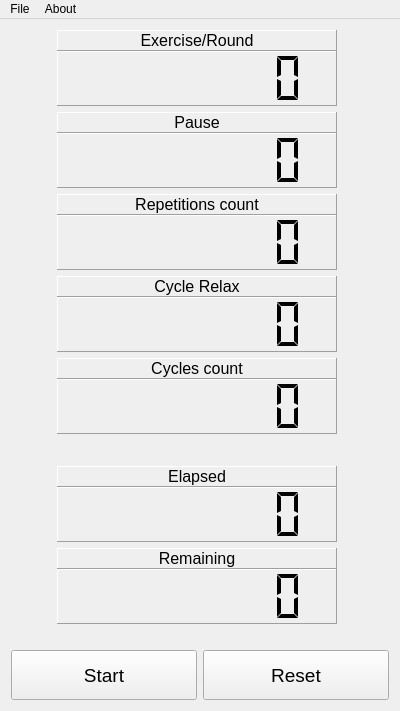
<?xml version="1.0" encoding="UTF-8"?>
<ui version="4.0">
 <class>MainWindow</class>
 <widget class="QMainWindow" name="MainWindow">
  <property name="geometry">
   <rect>
    <x>0</x>
    <y>0</y>
    <width>400</width>
    <height>711</height>
   </rect>
  </property>
  <property name="windowTitle">
   <string>Simple Training Timer</string>
  </property>
  <widget class="QWidget" name="centralWidget">
   <layout class="QGridLayout" name="gridLayout">
    <item row="5" column="1">
     <spacer name="verticalSpacer">
      <property name="orientation">
       <enum>Qt::Vertical</enum>
      </property>
      <property name="sizeType">
       <enum>QSizePolicy::Maximum</enum>
      </property>
      <property name="sizeHint" stdset="0">
       <size>
        <width>20</width>
        <height>20</height>
       </size>
      </property>
     </spacer>
    </item>
    <item row="0" column="1">
     <layout class="QVBoxLayout" name="verticalLayout">
      <property name="spacing">
       <number>0</number>
      </property>
      <item>
       <widget class="QLabel" name="label">
        <property name="sizePolicy">
         <sizepolicy hsizetype="MinimumExpanding" vsizetype="Preferred">
          <horstretch>0</horstretch>
          <verstretch>0</verstretch>
         </sizepolicy>
        </property>
        <property name="minimumSize">
         <size>
          <width>0</width>
          <height>0</height>
         </size>
        </property>
        <property name="font">
         <font>
          <pointsize>12</pointsize>
         </font>
        </property>
        <property name="frameShape">
         <enum>QFrame::Panel</enum>
        </property>
        <property name="frameShadow">
         <enum>QFrame::Raised</enum>
        </property>
        <property name="lineWidth">
         <number>1</number>
        </property>
        <property name="text">
         <string>Exercise/Round</string>
        </property>
        <property name="alignment">
         <set>Qt::AlignCenter</set>
        </property>
        <property name="wordWrap">
         <bool>true</bool>
        </property>
       </widget>
      </item>
      <item>
       <widget class="QLCDNumber" name="lcdNumber_round">
        <property name="sizePolicy">
         <sizepolicy hsizetype="MinimumExpanding" vsizetype="MinimumExpanding">
          <horstretch>0</horstretch>
          <verstretch>0</verstretch>
         </sizepolicy>
        </property>
        <property name="minimumSize">
         <size>
          <width>0</width>
          <height>0</height>
         </size>
        </property>
        <property name="frameShape">
         <enum>QFrame::Panel</enum>
        </property>
        <property name="frameShadow">
         <enum>QFrame::Raised</enum>
        </property>
        <property name="digitCount">
         <number>8</number>
        </property>
        <property name="segmentStyle">
         <enum>QLCDNumber::Flat</enum>
        </property>
       </widget>
      </item>
     </layout>
    </item>
    <item row="6" column="1">
     <layout class="QVBoxLayout" name="verticalLayout_6">
      <property name="spacing">
       <number>0</number>
      </property>
      <item>
       <widget class="QLabel" name="label_7">
        <property name="sizePolicy">
         <sizepolicy hsizetype="MinimumExpanding" vsizetype="Preferred">
          <horstretch>0</horstretch>
          <verstretch>0</verstretch>
         </sizepolicy>
        </property>
        <property name="minimumSize">
         <size>
          <width>0</width>
          <height>0</height>
         </size>
        </property>
        <property name="font">
         <font>
          <pointsize>12</pointsize>
         </font>
        </property>
        <property name="frameShape">
         <enum>QFrame::Panel</enum>
        </property>
        <property name="frameShadow">
         <enum>QFrame::Raised</enum>
        </property>
        <property name="lineWidth">
         <number>1</number>
        </property>
        <property name="text">
         <string>Elapsed</string>
        </property>
        <property name="alignment">
         <set>Qt::AlignCenter</set>
        </property>
        <property name="wordWrap">
         <bool>true</bool>
        </property>
       </widget>
      </item>
      <item>
       <widget class="QLCDNumber" name="lcdNumber_elapsed">
        <property name="sizePolicy">
         <sizepolicy hsizetype="MinimumExpanding" vsizetype="MinimumExpanding">
          <horstretch>0</horstretch>
          <verstretch>0</verstretch>
         </sizepolicy>
        </property>
        <property name="minimumSize">
         <size>
          <width>0</width>
          <height>0</height>
         </size>
        </property>
        <property name="frameShape">
         <enum>QFrame::Panel</enum>
        </property>
        <property name="frameShadow">
         <enum>QFrame::Raised</enum>
        </property>
        <property name="digitCount">
         <number>8</number>
        </property>
        <property name="segmentStyle">
         <enum>QLCDNumber::Flat</enum>
        </property>
       </widget>
      </item>
     </layout>
    </item>
    <item row="2" column="1">
     <layout class="QVBoxLayout" name="verticalLayout_3">
      <property name="spacing">
       <number>0</number>
      </property>
      <item>
       <widget class="QLabel" name="label_3">
        <property name="sizePolicy">
         <sizepolicy hsizetype="MinimumExpanding" vsizetype="Preferred">
          <horstretch>0</horstretch>
          <verstretch>0</verstretch>
         </sizepolicy>
        </property>
        <property name="minimumSize">
         <size>
          <width>0</width>
          <height>0</height>
         </size>
        </property>
        <property name="font">
         <font>
          <pointsize>12</pointsize>
         </font>
        </property>
        <property name="frameShape">
         <enum>QFrame::Panel</enum>
        </property>
        <property name="frameShadow">
         <enum>QFrame::Raised</enum>
        </property>
        <property name="lineWidth">
         <number>1</number>
        </property>
        <property name="text">
         <string>Repetitions count</string>
        </property>
        <property name="alignment">
         <set>Qt::AlignCenter</set>
        </property>
        <property name="wordWrap">
         <bool>true</bool>
        </property>
       </widget>
      </item>
      <item>
       <widget class="QLCDNumber" name="lcdNumber_repetitions">
        <property name="sizePolicy">
         <sizepolicy hsizetype="MinimumExpanding" vsizetype="MinimumExpanding">
          <horstretch>0</horstretch>
          <verstretch>0</verstretch>
         </sizepolicy>
        </property>
        <property name="frameShape">
         <enum>QFrame::Panel</enum>
        </property>
        <property name="frameShadow">
         <enum>QFrame::Raised</enum>
        </property>
        <property name="smallDecimalPoint">
         <bool>false</bool>
        </property>
        <property name="digitCount">
         <number>8</number>
        </property>
        <property name="segmentStyle">
         <enum>QLCDNumber::Flat</enum>
        </property>
        <property name="intValue" stdset="0">
         <number>0</number>
        </property>
       </widget>
      </item>
     </layout>
    </item>
    <item row="4" column="1">
     <layout class="QVBoxLayout" name="verticalLayout_4">
      <property name="spacing">
       <number>0</number>
      </property>
      <item>
       <widget class="QLabel" name="label_5">
        <property name="sizePolicy">
         <sizepolicy hsizetype="MinimumExpanding" vsizetype="Preferred">
          <horstretch>0</horstretch>
          <verstretch>0</verstretch>
         </sizepolicy>
        </property>
        <property name="minimumSize">
         <size>
          <width>0</width>
          <height>0</height>
         </size>
        </property>
        <property name="font">
         <font>
          <pointsize>12</pointsize>
         </font>
        </property>
        <property name="frameShape">
         <enum>QFrame::Panel</enum>
        </property>
        <property name="frameShadow">
         <enum>QFrame::Raised</enum>
        </property>
        <property name="lineWidth">
         <number>1</number>
        </property>
        <property name="text">
         <string>Cycles count</string>
        </property>
        <property name="alignment">
         <set>Qt::AlignCenter</set>
        </property>
        <property name="wordWrap">
         <bool>true</bool>
        </property>
       </widget>
      </item>
      <item>
       <widget class="QLCDNumber" name="lcdNumber_cycles">
        <property name="sizePolicy">
         <sizepolicy hsizetype="MinimumExpanding" vsizetype="MinimumExpanding">
          <horstretch>0</horstretch>
          <verstretch>0</verstretch>
         </sizepolicy>
        </property>
        <property name="frameShape">
         <enum>QFrame::Panel</enum>
        </property>
        <property name="frameShadow">
         <enum>QFrame::Raised</enum>
        </property>
        <property name="smallDecimalPoint">
         <bool>false</bool>
        </property>
        <property name="digitCount">
         <number>8</number>
        </property>
        <property name="segmentStyle">
         <enum>QLCDNumber::Flat</enum>
        </property>
       </widget>
      </item>
     </layout>
    </item>
    <item row="7" column="1">
     <layout class="QVBoxLayout" name="verticalLayout_7">
      <property name="spacing">
       <number>0</number>
      </property>
      <item>
       <widget class="QLabel" name="label_6">
        <property name="sizePolicy">
         <sizepolicy hsizetype="MinimumExpanding" vsizetype="Preferred">
          <horstretch>0</horstretch>
          <verstretch>0</verstretch>
         </sizepolicy>
        </property>
        <property name="minimumSize">
         <size>
          <width>0</width>
          <height>0</height>
         </size>
        </property>
        <property name="font">
         <font>
          <pointsize>12</pointsize>
         </font>
        </property>
        <property name="frameShape">
         <enum>QFrame::Panel</enum>
        </property>
        <property name="frameShadow">
         <enum>QFrame::Raised</enum>
        </property>
        <property name="lineWidth">
         <number>1</number>
        </property>
        <property name="text">
         <string>Remaining</string>
        </property>
        <property name="alignment">
         <set>Qt::AlignCenter</set>
        </property>
        <property name="wordWrap">
         <bool>true</bool>
        </property>
       </widget>
      </item>
      <item>
       <widget class="QLCDNumber" name="lcdNumber_remaining">
        <property name="sizePolicy">
         <sizepolicy hsizetype="MinimumExpanding" vsizetype="MinimumExpanding">
          <horstretch>0</horstretch>
          <verstretch>0</verstretch>
         </sizepolicy>
        </property>
        <property name="minimumSize">
         <size>
          <width>0</width>
          <height>0</height>
         </size>
        </property>
        <property name="frameShape">
         <enum>QFrame::Panel</enum>
        </property>
        <property name="frameShadow">
         <enum>QFrame::Raised</enum>
        </property>
        <property name="digitCount">
         <number>8</number>
        </property>
        <property name="segmentStyle">
         <enum>QLCDNumber::Flat</enum>
        </property>
       </widget>
      </item>
     </layout>
    </item>
    <item row="3" column="1">
     <layout class="QVBoxLayout" name="verticalLayout_5">
      <property name="spacing">
       <number>0</number>
      </property>
      <item>
       <widget class="QLabel" name="label_4">
        <property name="sizePolicy">
         <sizepolicy hsizetype="MinimumExpanding" vsizetype="Preferred">
          <horstretch>0</horstretch>
          <verstretch>0</verstretch>
         </sizepolicy>
        </property>
        <property name="minimumSize">
         <size>
          <width>0</width>
          <height>0</height>
         </size>
        </property>
        <property name="font">
         <font>
          <pointsize>12</pointsize>
         </font>
        </property>
        <property name="frameShape">
         <enum>QFrame::Panel</enum>
        </property>
        <property name="frameShadow">
         <enum>QFrame::Raised</enum>
        </property>
        <property name="lineWidth">
         <number>1</number>
        </property>
        <property name="text">
         <string>Cycle Relax</string>
        </property>
        <property name="alignment">
         <set>Qt::AlignCenter</set>
        </property>
        <property name="wordWrap">
         <bool>true</bool>
        </property>
       </widget>
      </item>
      <item>
       <widget class="QLCDNumber" name="lcdNumber_relax">
        <property name="sizePolicy">
         <sizepolicy hsizetype="MinimumExpanding" vsizetype="MinimumExpanding">
          <horstretch>0</horstretch>
          <verstretch>0</verstretch>
         </sizepolicy>
        </property>
        <property name="minimumSize">
         <size>
          <width>0</width>
          <height>0</height>
         </size>
        </property>
        <property name="frameShape">
         <enum>QFrame::Panel</enum>
        </property>
        <property name="frameShadow">
         <enum>QFrame::Raised</enum>
        </property>
        <property name="digitCount">
         <number>8</number>
        </property>
        <property name="segmentStyle">
         <enum>QLCDNumber::Flat</enum>
        </property>
       </widget>
      </item>
     </layout>
    </item>
    <item row="9" column="1" colspan="2">
     <spacer name="verticalSpacer_2">
      <property name="orientation">
       <enum>Qt::Vertical</enum>
      </property>
      <property name="sizeType">
       <enum>QSizePolicy::Maximum</enum>
      </property>
      <property name="sizeHint" stdset="0">
       <size>
        <width>30</width>
        <height>20</height>
       </size>
      </property>
     </spacer>
    </item>
    <item row="1" column="1">
     <layout class="QVBoxLayout" name="verticalLayout_2">
      <property name="spacing">
       <number>0</number>
      </property>
      <item>
       <widget class="QLabel" name="label_2">
        <property name="sizePolicy">
         <sizepolicy hsizetype="MinimumExpanding" vsizetype="Preferred">
          <horstretch>0</horstretch>
          <verstretch>0</verstretch>
         </sizepolicy>
        </property>
        <property name="minimumSize">
         <size>
          <width>0</width>
          <height>0</height>
         </size>
        </property>
        <property name="font">
         <font>
          <pointsize>12</pointsize>
         </font>
        </property>
        <property name="frameShape">
         <enum>QFrame::Panel</enum>
        </property>
        <property name="frameShadow">
         <enum>QFrame::Raised</enum>
        </property>
        <property name="lineWidth">
         <number>1</number>
        </property>
        <property name="text">
         <string>Pause</string>
        </property>
        <property name="alignment">
         <set>Qt::AlignCenter</set>
        </property>
        <property name="wordWrap">
         <bool>true</bool>
        </property>
       </widget>
      </item>
      <item>
       <widget class="QLCDNumber" name="lcdNumber_pause">
        <property name="sizePolicy">
         <sizepolicy hsizetype="MinimumExpanding" vsizetype="MinimumExpanding">
          <horstretch>0</horstretch>
          <verstretch>0</verstretch>
         </sizepolicy>
        </property>
        <property name="minimumSize">
         <size>
          <width>0</width>
          <height>0</height>
         </size>
        </property>
        <property name="frameShape">
         <enum>QFrame::Panel</enum>
        </property>
        <property name="frameShadow">
         <enum>QFrame::Raised</enum>
        </property>
        <property name="digitCount">
         <number>8</number>
        </property>
        <property name="segmentStyle">
         <enum>QLCDNumber::Flat</enum>
        </property>
       </widget>
      </item>
     </layout>
    </item>
    <item row="0" column="3" rowspan="8">
     <widget class="QTimeComposingWidget" name="widget_time_indicator_dx" native="true">
      <property name="sizePolicy">
       <sizepolicy hsizetype="Maximum" vsizetype="Preferred">
        <horstretch>0</horstretch>
        <verstretch>0</verstretch>
       </sizepolicy>
      </property>
      <property name="minimumSize">
       <size>
        <width>40</width>
        <height>0</height>
       </size>
      </property>
     </widget>
    </item>
    <item row="10" column="0" colspan="4">
     <layout class="QHBoxLayout" name="horizontalLayout">
      <item>
       <widget class="QPushButton" name="pushButton_start_pause">
        <property name="sizePolicy">
         <sizepolicy hsizetype="Minimum" vsizetype="Minimum">
          <horstretch>0</horstretch>
          <verstretch>0</verstretch>
         </sizepolicy>
        </property>
        <property name="minimumSize">
         <size>
          <width>0</width>
          <height>50</height>
         </size>
        </property>
        <property name="font">
         <font>
          <pointsize>14</pointsize>
         </font>
        </property>
        <property name="text">
         <string>Start</string>
        </property>
       </widget>
      </item>
      <item>
       <widget class="QPushButton" name="pushButton_reset">
        <property name="sizePolicy">
         <sizepolicy hsizetype="Minimum" vsizetype="Minimum">
          <horstretch>0</horstretch>
          <verstretch>0</verstretch>
         </sizepolicy>
        </property>
        <property name="minimumSize">
         <size>
          <width>0</width>
          <height>50</height>
         </size>
        </property>
        <property name="font">
         <font>
          <pointsize>14</pointsize>
         </font>
        </property>
        <property name="text">
         <string>Reset</string>
        </property>
       </widget>
      </item>
     </layout>
    </item>
    <item row="0" column="0" rowspan="8">
     <widget class="QTimeComposingWidget" name="widget_time_indicator_sx" native="true">
      <property name="minimumSize">
       <size>
        <width>40</width>
        <height>0</height>
       </size>
      </property>
     </widget>
    </item>
   </layout>
  </widget>
  <widget class="QMenuBar" name="menuBar">
   <property name="geometry">
    <rect>
     <x>0</x>
     <y>0</y>
     <width>400</width>
     <height>21</height>
    </rect>
   </property>
   <widget class="QMenu" name="menuFile">
    <property name="title">
     <string>File</string>
    </property>
    <addaction name="action_Exit"/>
   </widget>
   <widget class="QMenu" name="menuAbout">
    <property name="title">
     <string>About</string>
    </property>
    <addaction name="action_Help"/>
    <addaction name="action_About"/>
   </widget>
   <addaction name="menuFile"/>
   <addaction name="menuAbout"/>
  </widget>
  <action name="action_Exit">
   <property name="text">
    <string>&amp;Exit</string>
   </property>
  </action>
  <action name="action_Help">
   <property name="text">
    <string>&amp;Help</string>
   </property>
  </action>
  <action name="action_About">
   <property name="text">
    <string>&amp;About</string>
   </property>
  </action>
 </widget>
 <layoutdefault spacing="6" margin="11"/>
 <customwidgets>
  <customwidget>
   <class>QTimeComposingWidget</class>
   <extends>QWidget</extends>
   <header>qtimecomposingwidget.h</header>
   <container>1</container>
  </customwidget>
 </customwidgets>
 <resources/>
 <connections/>
</ui>
